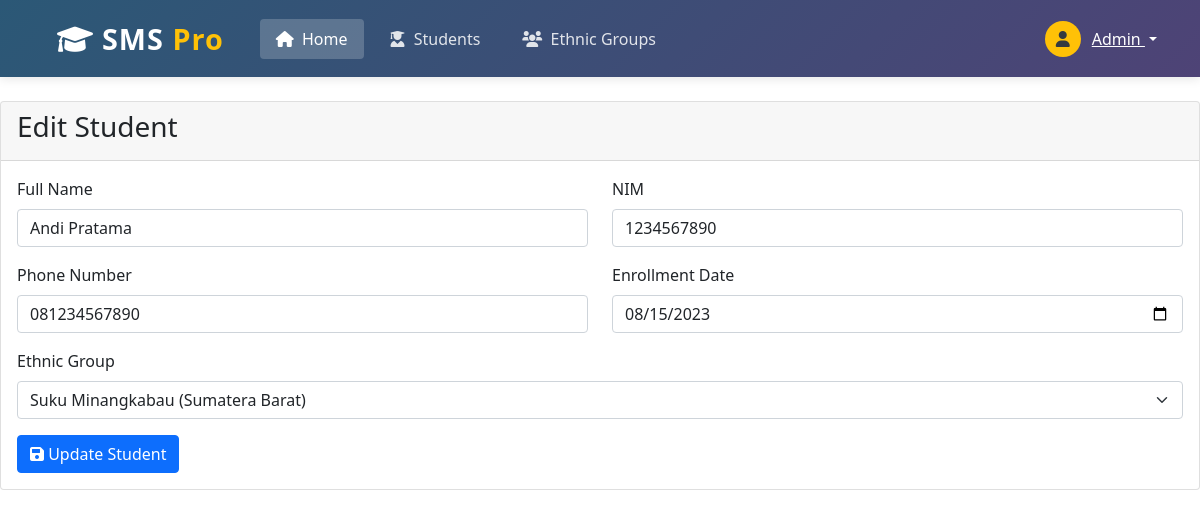
The page /tp_9/index.php?page=student&action=edit&id=1 on the database its author committed.
### tables this page shows
CREATE TABLE `student` (
  `id` int(11) NOT NULL,
  `nama` varchar(100) NOT NULL,
  `nim` varchar(20) NOT NULL,
  `no_telp` varchar(15) DEFAULT NULL,
  `tanggal_masuk` date DEFAULT NULL,
  `id_suku` int(11) DEFAULT NULL
);

CREATE TABLE `suku_asal` (
  `id_suku` int(11) NOT NULL,
  `nama_suku` varchar(100) NOT NULL,
  `asal_daerah` varchar(100) DEFAULT NULL
);

### tp_9/controller/StudentController.php (called while the page is built, shortened)
<?php
require_once 'model/Student.php';
require_once 'model/Suku.php';
class StudentController {
    public function edit() {
        $id = $_GET['id'];
        $student = Student::find($id);
        $sukuList = Suku::getAll();
        include 'view/student/edit.php';
    }
}

### tp_9/model/Student.php (called while the page is built, shortened)
<?php
class Student {
    public static function find($id) {
        $conn = Connection::getInstance();
        $stmt = $conn->prepare("SELECT * FROM student WHERE id = ?");
        $stmt->execute([$id]);
        return $stmt->fetch(PDO::FETCH_ASSOC);
    }
}

### tp_9/model/Suku.php (called while the page is built, shortened)
<?php
class Suku {
    public static function getAll() {
        $conn = Connection::getInstance();
        $stmt = $conn->query("SELECT * FROM suku_asal");
        return $stmt->fetchAll(PDO::FETCH_ASSOC);
    }
}

### tp_9/view/student/edit.php (the view, shortened to what this page needs)
<?php include $_SERVER['DOCUMENT_ROOT'] . '/tp_9/templates/header.php'; ?>
<div class="card">
    <div class="card-header">
        <h3>Edit Student</h3>
    </div>
    <div class="card-body">
    <form action="/tp_9/index.php?page=student&action=update" method="POST" novalidate>
    <div class="row">
        <div class="col-md-6 mb-3">
            <label class="form-label">Full Name</label>
            <input type="text" name="nama" class="form-control"
                value="<?= htmlspecialchars($student['nama']) ?>" required>
        </div>
        <div class="col-md-6 mb-3">
            <label class="form-label">NIM</label>
            <input type="text" name="nim" class="form-control"
                value="<?= htmlspecialchars($student['nim']) ?>" required>
        </div>
    </div>
    <div class="row">
        <div class="col-md-6 mb-3">
            <label class="form-label">Phone Number</label>
            <input type="tel" name="no_telp" class="form-control"
                value="<?= htmlspecialchars($student['no_telp']) ?>" required>
        </div>
        <div class="col-md-6 mb-3">
            <label class="form-label">Enrollment Date</label>
            <input type="date" name="tanggal_masuk" class="form-control"
                value="<?= htmlspecialchars(date('Y-m-d', strtotime($student['tanggal_masuk']))) ?>" required>
        </div>
    </div>
    <div class="mb-3">
        <label class="form-label">Ethnic Group</label>
        <select name="id_suku" class="form-select" required>
            <?php foreach ($sukuList as $suku): ?>
                <option value="<?= $suku['id_suku'] ?>"
                    <?= $suku['id_suku'] == $student['id_suku'] ? 'selected' : '' ?>>
                    <?= htmlspecialchars($suku['nama_suku']) ?>
                    (<?= htmlspecialchars($suku['asal_daerah']) ?>)
                </option>
            <?php endforeach; ?>
        </select>
    </div>
    <button type="submit" class="btn btn-primary">
        <i class="fas fa-save"></i> Update Student
    </button>
</form>
    </div>
</div>
<?php include $_SERVER['DOCUMENT_ROOT'] . '/tp_9/templates/footer.php'; ?>

### rows shown on the page
student: nama "Andi Pratama", nim "1234567890", no_telp "081234567890", tanggal_masuk "08/15/2023", id_suku "Suku Minangkabau (Sumatera Barat)"
